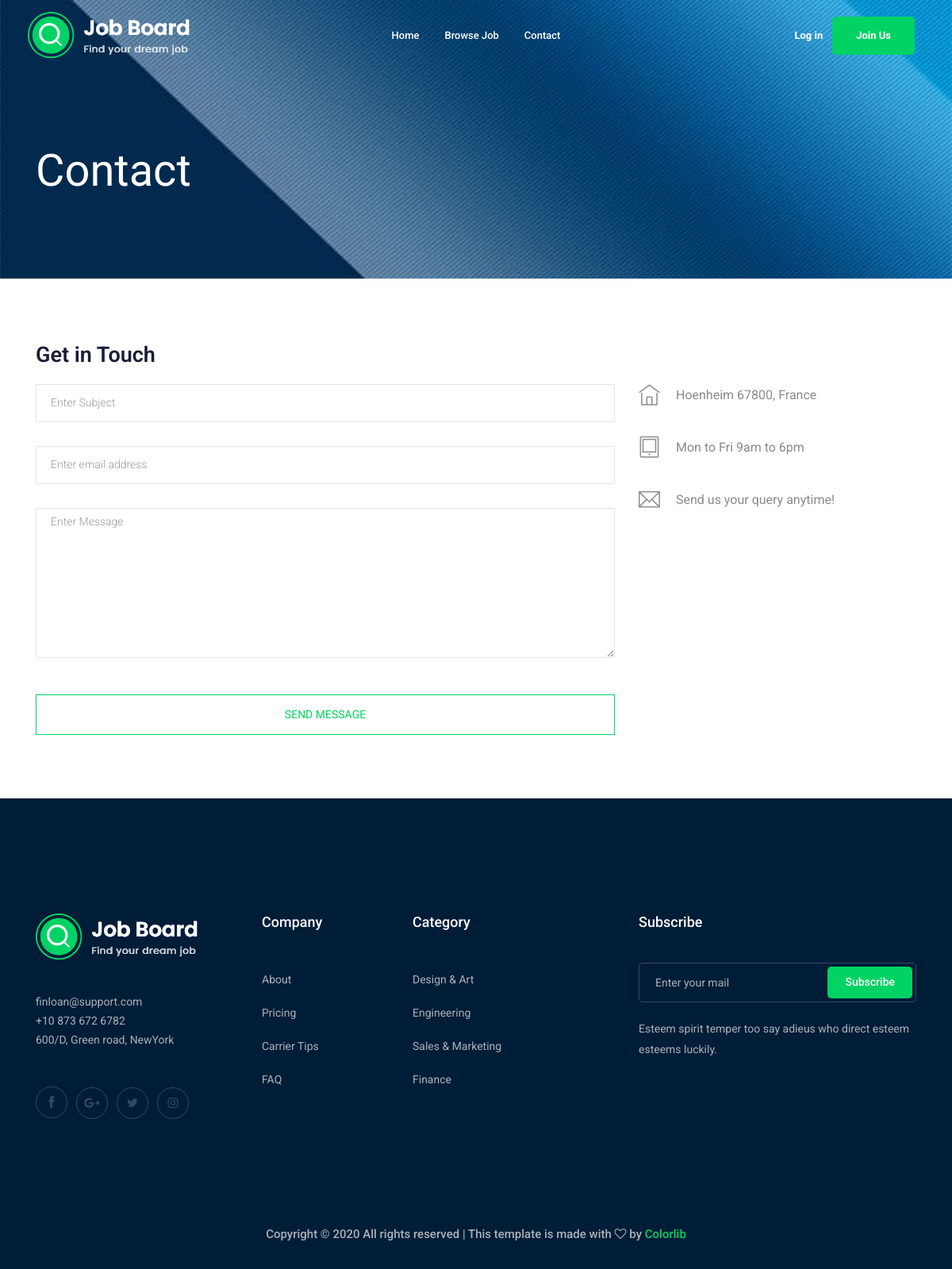
The page /contact-us/ on the database as committed earlier.
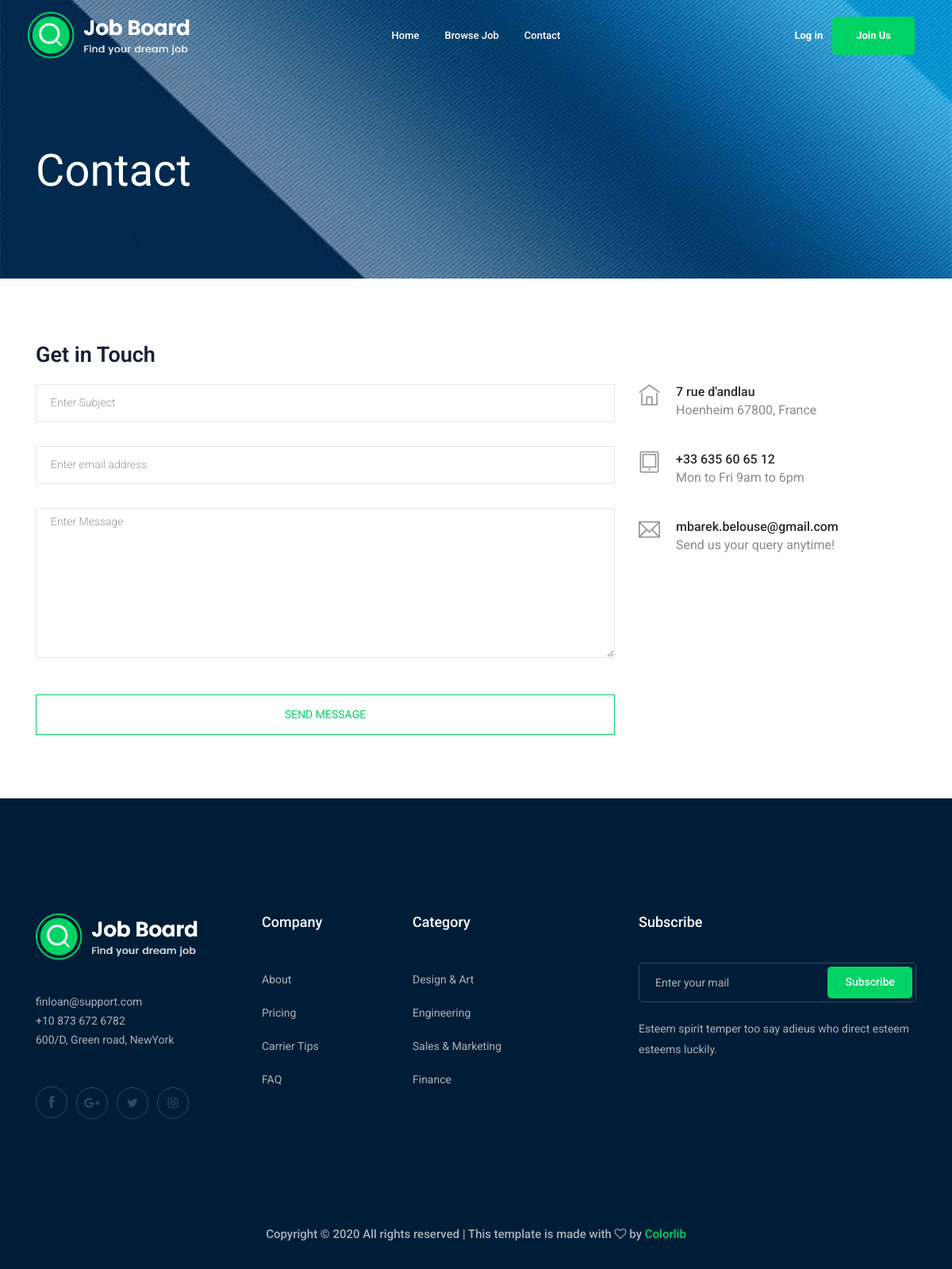
The same page on the database as committed later.
### contact/models.py (models this page shows, shortened)
class Info(models.Model):
    place = models.CharField(max_length=50)
    phone_number  = models.CharField(max_length=20)
    email = models.EmailField(max_length=254)
    class Meta:
        verbose_name = ("Info")
        verbose_name_plural = ("Infos")

### contact/views.py (the view, shortened to what this page needs)
# urls.py: path('',views.send_message , name='contact'),
def send_message(request):
    myinfo = Info.objects.first()
    return render(request,'contact/contact.html',{'myinfo':myinfo})

### contact/templates/contact/contact.html (shortened to what this page needs)
{% extends 'job/base.html' %}
{% block body %}
    <div class="bradcam_area bradcam_bg_1">
        <div class="container">
            <div class="row">
                <div class="col-xl-12">
                    <div class="bradcam_text">
                        <h3>contact</h3>
                    </div>
                </div>
            </div>
        </div>
    </div>
  <section class="contact-section section_padding">
    <div class="container">
      <div class="row">
        <div class="col-12">
          <h2 class="contact-title">Get in Touch</h2>
        </div>
        <div class="col-lg-8">
          <form class="form-contact contact_form" method="post" >
            <div class="row">
              <div class="col-12">
                <div class="form-group">
                  <input class="form-control" name="subject" id="subject" type="text" onfocus="this.placeholder = ''" onblur="this.placeholder = 'Enter Subject'" placeholder = 'Enter Subject'>
                </div>
              </div>
              <div class="col-sm-12">
                <div class="form-group">
                  <input class="form-control" name="email" id="email" type="email" onfocus="this.placeholder = ''" onblur="this.placeholder = 'Enter email address'" placeholder = 'Enter email address'>
                </div>
              </div>
              <div class="col-12">
                <div class="form-group">
                    <textarea class="form-control w-100" name="message" id="message" cols="30" rows="9"  placeholder = 'Enter Message'></textarea>
                </div>
              </div>
            </div>
            <div class="form-group mt-3">
              <input type="submit" class="button button-contactForm btn_4 boxed-btn w-100" value="send message">
            </div>
          </form>
        </div>
        <div class="col-lg-4">
          <div class="media contact-info">
            <span class="contact-info__icon"><i class="ti-home"></i></span>
            <div class="media-body">
              <h3>{{myinfo.place}}</h3>
              <p>Hoenheim 67800, France</p>
            </div>
          </div>
          <div class="media contact-info">
            <span class="contact-info__icon"><i class="ti-tablet"></i></span>
            <div class="media-body">
              <h3>{{myinfo.phone_number}}</h3>
              <p>Mon to Fri 9am to 6pm</p>
            </div>
          </div>
          <div class="media contact-info">
            <span class="contact-info__icon"><i class="ti-email"></i></span>
            <div class="media-body">
              <h3>{{myinfo.email}}</h3>
              <p>Send us your query anytime!</p>
            </div>
          </div>
        </div>
      </div>
    </div>
  </section>
  {% endblock body %}

Rows that differ between the two databases and show on the page:
added Info: place "7 rue d'andlau", phone_number "+33 635 60 65 12", email "mbarek.belouse@gmail.com"
